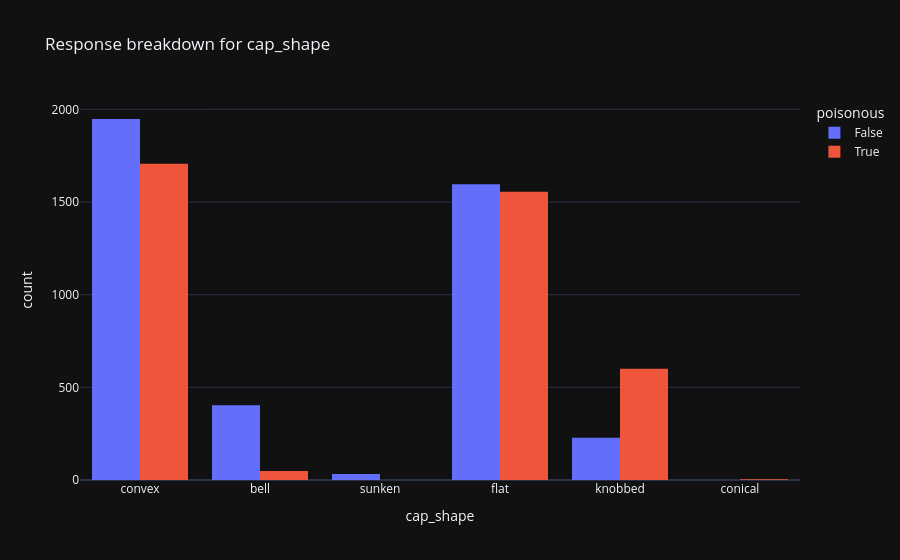
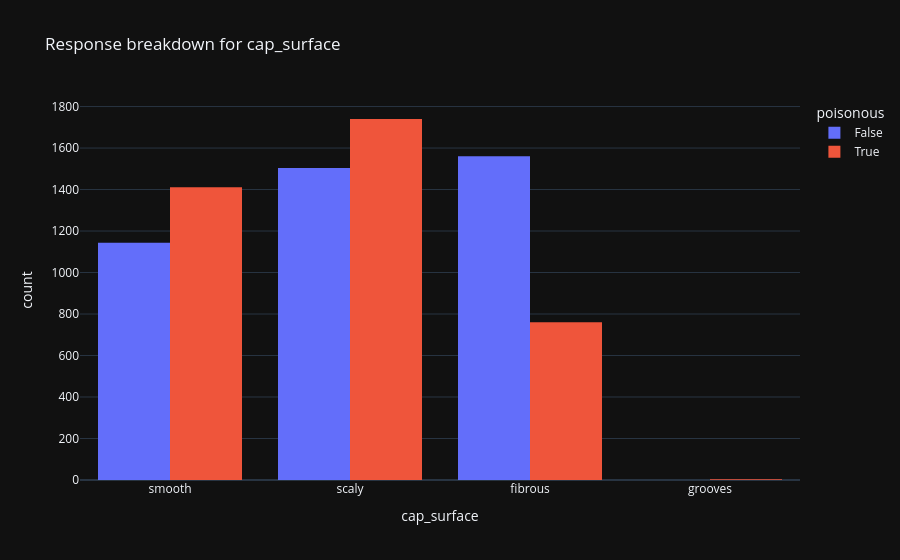
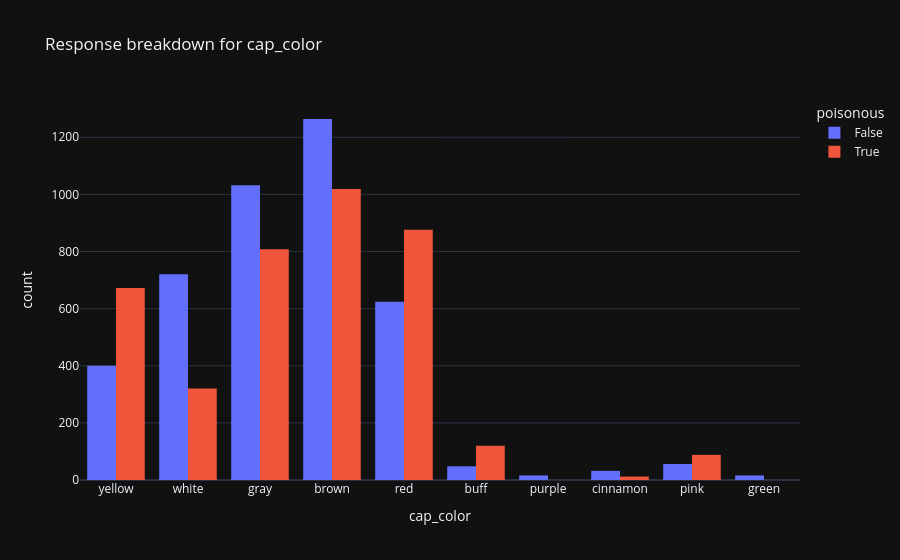
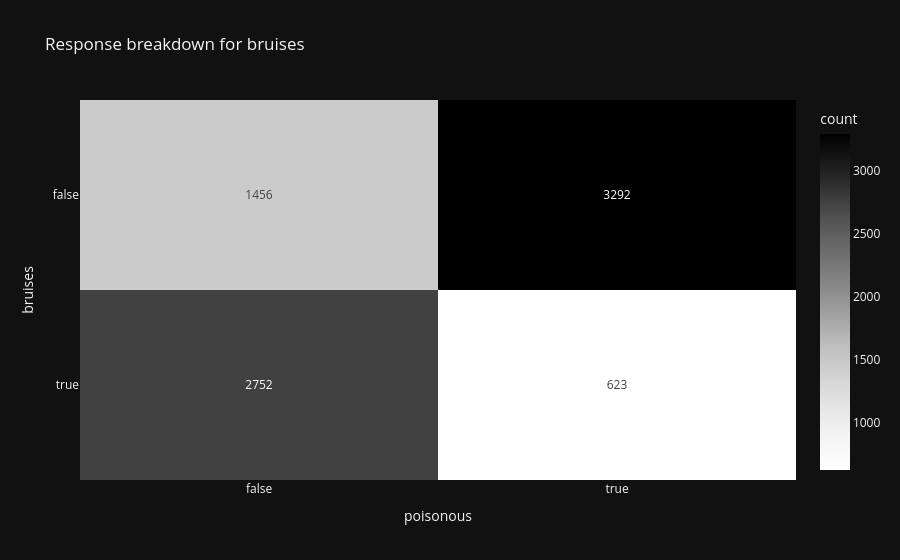

The code cell stored with these charts, in order, in its notebook:
### Code cell
boolean_columns = df.select(pl.col(pl.Boolean)).columns
write = False
for column in df.columns:
    if column == "poisonous":
        continue

    elif column in boolean_columns:
        fig = px.density_heatmap(
            df,
            x="poisonous",
            y=column,
            text_auto=True,
            color_continuous_scale="Greys",
            title=f"Response breakdown for {column}"
        )

    else:
        fig = px.histogram(
            df,
            x=column,
            color="poisonous",
            barmode="group",
            title=f"Response breakdown for {column}"
        )

    if write:
        fig.write_image(f"../../images/mushroom/{column}_vs_response.png")
    fig.show()

### Figure 1 — Plotly figure (JSON) as saved in the notebook; plotly's stock layout.template omitted (floating-point values rounded to 4 significant figures; data arrays with more than 128 entries replaced by an {"elided": "..."} marker saying what was removed)
{"data": [{"alignmentgroup": "True", "bingroup": "x", "hovertemplate": "poisonous=False<br>cap_shape=%{x}<br>count=%{y}<extra></extra>", "legendgroup": "False", "marker": {"color": "#636efa", "pattern": {"shape": ""}}, "name": "False", "offsetgroup": "False", "orientation": "v", "showlegend": true, "x": {"elided": "4208 str values"}, "xaxis": "x", "yaxis": "y", "type": "histogram"}, {"alignmentgroup": "True", "bingroup": "x", "hovertemplate": "poisonous=True<br>cap_shape=%{x}<br>count=%{y}<extra></extra>", "legendgroup": "True", "marker": {"color": "#EF553B", "pattern": {"shape": ""}}, "name": "True", "offsetgroup": "True", "orientation": "v", "showlegend": true, "x": {"elided": "3915 str values"}, "xaxis": "x", "yaxis": "y", "type": "histogram"}], "layout": {"xaxis": {"anchor": "y", "domain": [0.0, 1.0], "title": {"text": "cap_shape"}}, "yaxis": {"anchor": "x", "domain": [0.0, 1.0], "title": {"text": "count"}}, "legend": {"title": {"text": "poisonous"}, "tracegroupgap": 0}, "title": {"text": "Response breakdown for cap_shape"}, "barmode": "group"}}

### Figure 2 — Plotly figure (JSON) as saved in the notebook; plotly's stock layout.template omitted (floating-point values rounded to 4 significant figures; data arrays with more than 128 entries replaced by an {"elided": "..."} marker saying what was removed)
{"data": [{"alignmentgroup": "True", "bingroup": "x", "hovertemplate": "poisonous=False<br>cap_surface=%{x}<br>count=%{y}<extra></extra>", "legendgroup": "False", "marker": {"color": "#636efa", "pattern": {"shape": ""}}, "name": "False", "offsetgroup": "False", "orientation": "v", "showlegend": true, "x": {"elided": "4208 str values"}, "xaxis": "x", "yaxis": "y", "type": "histogram"}, {"alignmentgroup": "True", "bingroup": "x", "hovertemplate": "poisonous=True<br>cap_surface=%{x}<br>count=%{y}<extra></extra>", "legendgroup": "True", "marker": {"color": "#EF553B", "pattern": {"shape": ""}}, "name": "True", "offsetgroup": "True", "orientation": "v", "showlegend": true, "x": {"elided": "3915 str values"}, "xaxis": "x", "yaxis": "y", "type": "histogram"}], "layout": {"xaxis": {"anchor": "y", "domain": [0.0, 1.0], "title": {"text": "cap_surface"}}, "yaxis": {"anchor": "x", "domain": [0.0, 1.0], "title": {"text": "count"}}, "legend": {"title": {"text": "poisonous"}, "tracegroupgap": 0}, "title": {"text": "Response breakdown for cap_surface"}, "barmode": "group"}}

### Figure 3 — Plotly figure (JSON) as saved in the notebook; plotly's stock layout.template omitted (floating-point values rounded to 4 significant figures; data arrays with more than 128 entries replaced by an {"elided": "..."} marker saying what was removed)
{"data": [{"alignmentgroup": "True", "bingroup": "x", "hovertemplate": "poisonous=False<br>cap_color=%{x}<br>count=%{y}<extra></extra>", "legendgroup": "False", "marker": {"color": "#636efa", "pattern": {"shape": ""}}, "name": "False", "offsetgroup": "False", "orientation": "v", "showlegend": true, "x": {"elided": "4208 str values"}, "xaxis": "x", "yaxis": "y", "type": "histogram"}, {"alignmentgroup": "True", "bingroup": "x", "hovertemplate": "poisonous=True<br>cap_color=%{x}<br>count=%{y}<extra></extra>", "legendgroup": "True", "marker": {"color": "#EF553B", "pattern": {"shape": ""}}, "name": "True", "offsetgroup": "True", "orientation": "v", "showlegend": true, "x": {"elided": "3915 str values"}, "xaxis": "x", "yaxis": "y", "type": "histogram"}], "layout": {"xaxis": {"anchor": "y", "domain": [0.0, 1.0], "title": {"text": "cap_color"}}, "yaxis": {"anchor": "x", "domain": [0.0, 1.0], "title": {"text": "count"}}, "legend": {"title": {"text": "poisonous"}, "tracegroupgap": 0}, "title": {"text": "Response breakdown for cap_color"}, "barmode": "group"}}

### Figure 4 — Plotly figure (JSON) as saved in the notebook; plotly's stock layout.template omitted (floating-point values rounded to 4 significant figures; data arrays with more than 128 entries replaced by an {"elided": "..."} marker saying what was removed)
{"data": [{"coloraxis": "coloraxis", "hovertemplate": "poisonous=%{x}<br>bruises=%{y}<br>count=%{z}<extra></extra>", "name": "", "texttemplate": "%{z}", "x": {"elided": "8123 bool values"}, "xaxis": "x", "xbingroup": "x", "y": {"elided": "8123 bool values"}, "yaxis": "y", "ybingroup": "y", "type": "histogram2d"}], "layout": {"xaxis": {"anchor": "y", "domain": [0.0, 1.0], "title": {"text": "poisonous"}}, "yaxis": {"anchor": "x", "domain": [0.0, 1.0], "title": {"text": "bruises"}}, "coloraxis": {"colorbar": {"title": {"text": "count"}}, "colorscale": [[0.0, "rgb(255,255,255)"], [0.125, "rgb(240,240,240)"], [0.25, "rgb(217,217,217)"], [0.375, "rgb(189,189,189)"], [0.5, "rgb(150,150,150)"], [0.625, "rgb(115,115,115)"], [0.75, "rgb(82,82,82)"], [0.875, "rgb(37,37,37)"], [1.0, "rgb(0,0,0)"]], "autocolorscale": false}, "legend": {"tracegroupgap": 0}, "title": {"text": "Response breakdown for bruises"}}}
